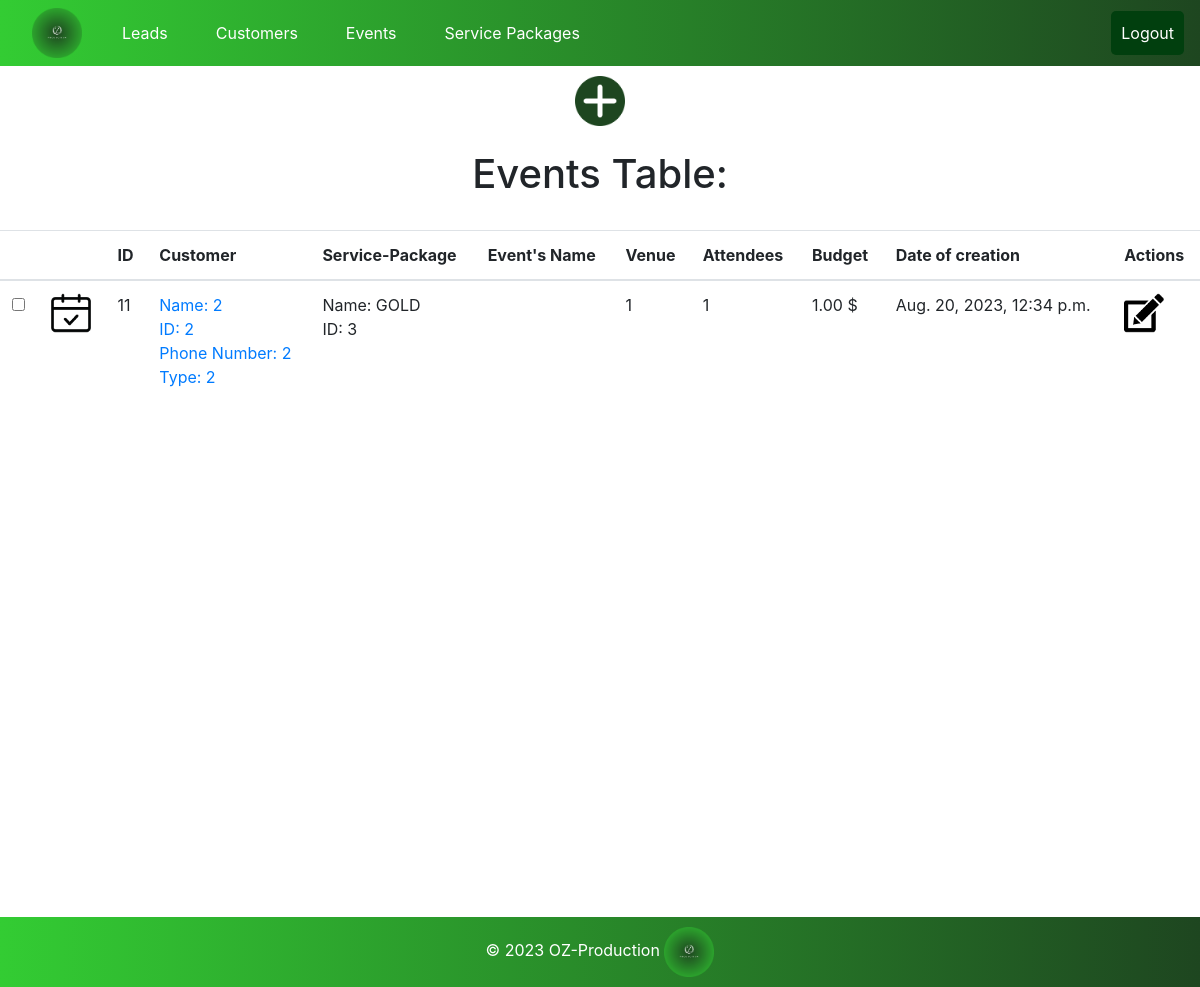
Page /events/ on the earlier database version.
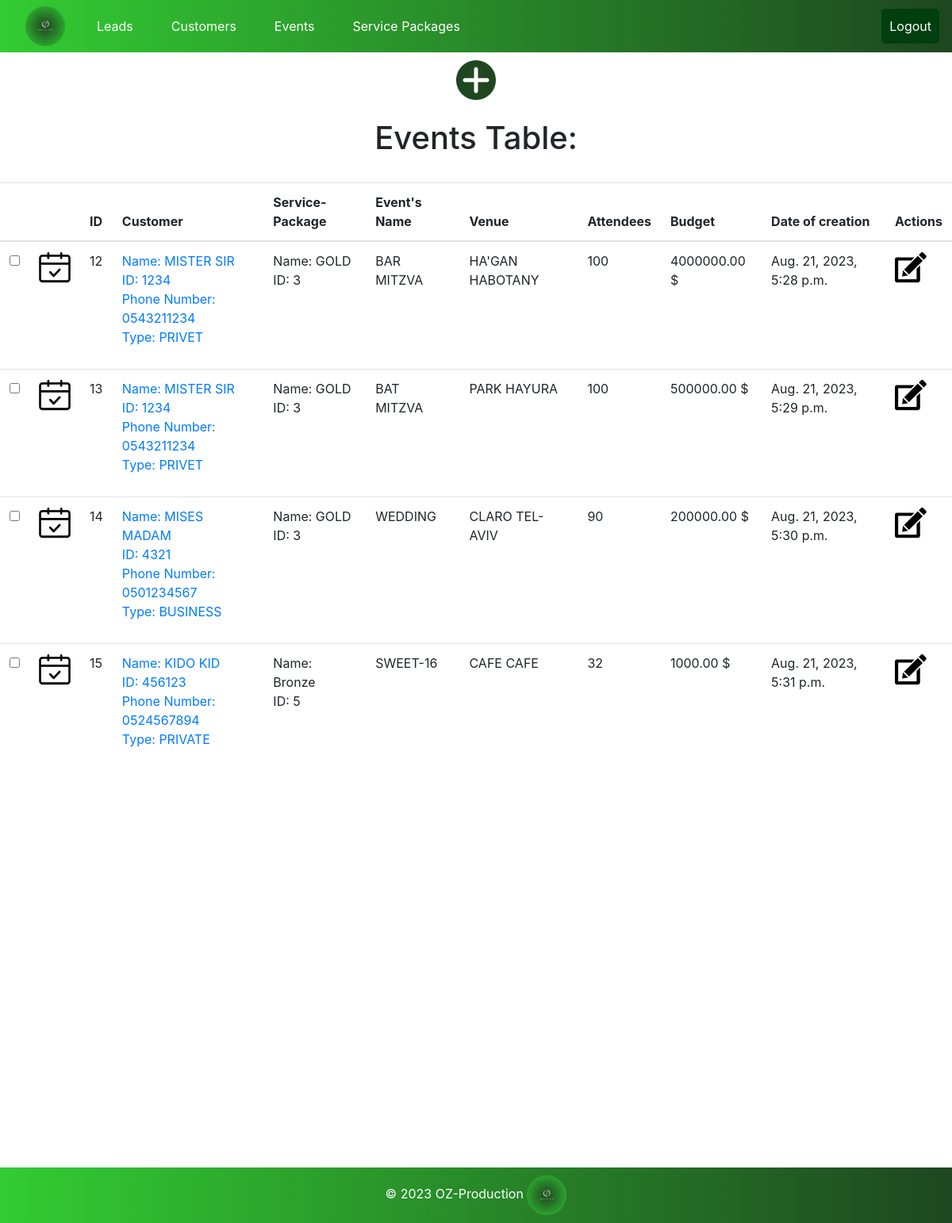
Same page on the later database version.
### oz_pro/models.py (models this page shows, shortened)
class Event(models.Model):
    image = models.ImageField(upload_to='static/pics', default = 'static/pics/event123.png')
    ID = models.AutoField(primary_key=True)
    customer = models.ForeignKey(Customer, on_delete=models.SET_NULL,null=True, related_name='events_for_customer')
    service_package = models.ForeignKey(ServicePackage, on_delete=models.SET_NULL, null=True, related_name='events_for_service_package')
    name = models.CharField(max_length=255)
    venue = models.CharField(max_length=255)
    number_of_attendees = models.PositiveIntegerField()
    budget = models.DecimalField(max_digits=10, decimal_places=2)
    date_of_creation = models.DateTimeField(auto_now_add=True)

class Customer(models.Model):
    image = models.ImageField(upload_to='static/pics', default = 'static/pics/Picture7.png')
    ID = models.PositiveIntegerField(primary_key=True, unique=True)
    name = models.CharField(max_length=255)
    phone_number = models.CharField(max_length=15)
    customer_type = models.CharField(max_length=50)
    events_count = models.PositiveIntegerField(default=0)
    date_of_creation = models.DateTimeField(auto_now_add=True)
    def __str__(self):
        return f"Name: {self.name}\nID: {self.ID}\nPhone Number: {self.phone_number}\nType: {self.customer_type}"

class ServicePackage(models.Model):
    image = models.ImageField(upload_to='static/pics', default = 'static/pics/pack.png')
    ID = models.AutoField(primary_key=True)
    name = models.CharField(max_length=255)
    package_details = models.TextField()
    date_of_creation = models.DateTimeField(auto_now_add=True)
    def __str__(self):
        return f"Name: {self.name}\nID: {self.ID}"

### oz_pro/views.py (the view)
# urls.py: path('events/', views.events_page, name='all_events'),
def events_page(request):
    print("********* Event page function *********")
    all_events = Event.objects.all()
    all_service_packages = ServicePackage.objects.all() # Get all services and display the existing ones at the 'addEventModal' in 'events.html'.
    all_customers = Customer.objects.all() # Get all customers and display the existing ones at the 'addEventModal' in 'events.html'.
    context = {
        'events': all_events,
        'service_packages': all_service_packages,
        'customers': all_customers
    }
    return render(request, 'events.html', context )

### oz_pro/templates/events.html (shortened to what this page needs)
<!DOCTYPE html>
<html lang="en">
<head>
</head>
<body>
    {% extends 'base.html' %}
    {% block add_button %}
    {% load static %}
        <div class="image-container">
            <a data-bs-toggle="tooltip" title="Click to ADD-EVENT">
                <img src="{% static 'pics/ADD.png' %}" alt="addEventPic" class="small-image-rotate" style="cursor:pointer" data-bs-toggle="modal" data-bs-target="#addEventModal">
            </a>
        </div>
        </div>
        {% endblock %}
    {% block content %}
    {% load static %}
        <br>
            <div class="table-header">
                <h1>Events Table:</h1>
            </div>
        <br>
        <table class="table table-hover">
            <thead>
                <tr>
                    <th></th>
                    <th></th>
                    <th>ID</th>
                    <th>Customer</th>
                    <th>Service-Package</th>
                    <th>Event's Name</th>
                    <th>Venue</th>
                    <th>Attendees</th>
                    <th>Budget</th>
                    <th>Date of creation</th>
                    <th>Actions</th>
                </tr>
            </thead>
            <tbody>
                {% for event in events %}
                    <tr id="event_{{ event.ID }}">
                        <td><input type="checkbox" onchange="toggleHighlight(this, {{ event.ID }})" title="Highlight"></td>
                        <td><img src="{{ event.image.url }}"  alt="My image" class="smaller-image" /></td>
                        <td>{{ event.ID }}</td>
                        <td><a title="DISPLAY-CUSTOMER"href="{% url 'customer_by_event' event.customer.ID %}">{{ event.customer|linebreaks }}</a></td>
                        <td>{{ event.service_package|linebreaks }}</td>
                        <td>{{ event.name }}</td>
                        <td>{{ event.venue }}</td>
                        <td>{{ event.number_of_attendees}}</td>
                        <td>{{ event.budget }} $ </td>
                        <td>{{ event.date_of_creation }}</td>
                        <td>
                            <a data-bs-toggle="tooltip" title="Click to UPDATE-EVENT">
                                <img src="{% static 'pics/edit.png' %}" alt="updateEventPic" class="smaller-image" style="cursor:pointer" data-bs-toggle="modal" data-bs-target="#updateEventModal_{{ event.ID }}">
                            </a>
                        </td>
                    </tr>
                {% endfor %}
            </tbody>
        </table>
    {% endblock %}

Differences in the rows shown:
removed Event: image (picture), ID "11", customer "Name: 2 ID: 2 Phone Number: 2 Type: 2", service_package "Name: GOLD ID: 3", venue "1", number_of_attendees "1", budget "1.00", date_of_creation "Aug. 20, 2023, 12:34 p.m."
added Event: image (picture), ID "12", customer "Name: MISTER SIR ID: 1234 Phone Number: 0543211234 Type: PRIVET", service_package "Name: GOLD ID: 3", name "BAR MITZVA", venue "HA'GAN HABOTANY", number_of_attendees "100", budget "4000000.00", date_of_creation "Aug. 21, 2023, 5:28 p.m."
added Event: image (picture), ID "13", customer "Name: MISTER SIR ID: 1234 Phone Number: 0543211234 Type: PRIVET", service_package "Name: GOLD ID: 3", name "BAT MITZVA", venue "PARK HAYURA", number_of_attendees "100", budget "500000.00", date_of_creation "Aug. 21, 2023, 5:29 p.m."
added Event: image (picture), ID "14", customer "Name: MISES MADAM ID: 4321 Phone Number: 0501234567 Type: BUSINESS", service_package "Name: GOLD ID: 3", name "WEDDING", venue "CLARO TEL-AVIV", number_of_attendees "90", budget "200000.00", date_of_creation "Aug. 21, 2023, 5:30 p.m."
added Event: image (picture), ID "15", customer "Name: KIDO KID ID: 456123 Phone Number: 0524567894 Type: PRIVATE", service_package "Name: Bronze ID: 5", name "SWEET-16", venue "CAFE CAFE", number_of_attendees "32", budget "1000.00", date_of_creation "Aug. 21, 2023, 5:31 p.m."
